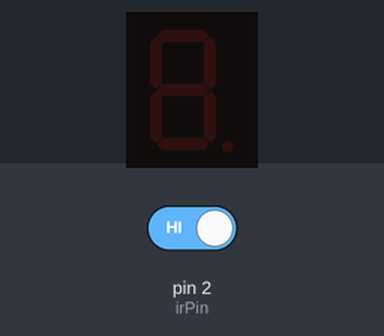
This sketch was run on a simulated Arduino Uno, built with avr-gcc and run on an emulated ATmega328P. Shown: 1-digit seven-segment display. Wiring (inferred from the names in the program): 1-digit 7-segment display, segments lit when HIGH: segments pin 7, pin 8, pin 9, pin 10, pin 11, pin 6, pin 12. The test bench sets the inputs (shaded band); at power-on: pin 2 (irPin) HIGH. The segment pins are drawn as the display they are named for.

Above: at 1.2 s.
1.3 s: pin 2 (irPin) driven LOW
At 3.1 s:
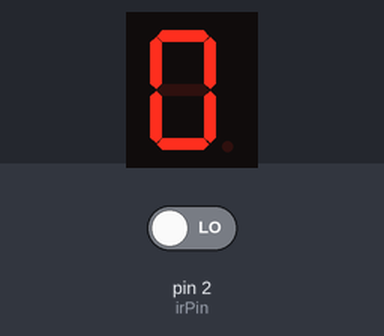
4.3 s: pin 2 (irPin) driven HIGH
5.8 s: pin 2 (irPin) driven LOW
At 14.0 s:
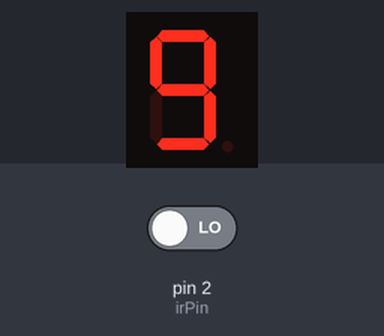
Timing chart, 0 to 15.5 s (numbered marks = the images above; inputs shaded):
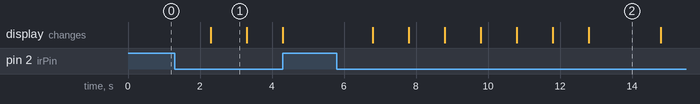

The sketch:

seven.ino
```cpp
int f=6;
int g=12;
int e=11;
int d=10  ;
int c=9;
int b=8;
int a=7;
int irPin=2;
int buttonState=0;
int p=0;
void setup() {
  // put your setup code here, to run once:
pinMode(g,OUTPUT);
pinMode(f,OUTPUT);
pinMode(e,OUTPUT);
pinMode(d,OUTPUT);
pinMode(c,OUTPUT);
pinMode(b,OUTPUT);
pinMode(a,OUTPUT);
pinMode(irPin,INPUT_PULLUP);
}

void loop() {
  // put your main code here, to run repeatedly:
buttonState=digitalRead(irPin);
if(buttonState==LOW)
{p++;
delay(1000);
  }
if(p==1)
{
digitalWrite(a,1);
digitalWrite(b,1);//0
digitalWrite(c,1);
digitalWrite(d,1);
digitalWrite(e,1);
digitalWrite(f,1);
digitalWrite(g,0);

}
if(p==2)
{
digitalWrite(a,0);//1
digitalWrite(b,1);
digitalWrite(c,1);
digitalWrite(d,0);
digitalWrite(e,0);
digitalWrite(f,0);
digitalWrite(g,0);

}
if(p==3)
{
digitalWrite(a,1);//2
digitalWrite(b,1);
digitalWrite(c,0);
digitalWrite(d,1);
digitalWrite(e,1);
digitalWrite(f,0);
digitalWrite(g,1);

}
if(p==4)
{
digitalWrite(a,1);
digitalWrite(b,1);//3
digitalWrite(c,1);
digitalWrite(d,1);
digitalWrite(e,0);
digitalWrite(f,0);
digitalWrite(g,1);

}
if(p==5)
{
digitalWrite(a,0);
digitalWrite(b,1);
digitalWrite(c,1);
digitalWrite(d,0);
digitalWrite(e,0);
digitalWrite(f,1);
digitalWrite(g,1);//4

}
if(p==6)
{
digitalWrite(a,1);
digitalWrite(b,0);//5
digitalWrite(c,1);
digitalWrite(d,1);
digitalWrite(e,0);
digitalWrite(f,1);
digitalWrite(g,1);

}
if(p==7)
{
digitalWrite(a,1);
digitalWrite(b,0);
digitalWrite(c,1);
digitalWrite(d,1);
digitalWrite(e,1);//6
digitalWrite(f,1);
digitalWrite(g,1);

}
if(p==8)
{
digitalWrite(a,1);
digitalWrite(b,1);
digitalWrite(c,1);
digitalWrite(d,0);
digitalWrite(e,0);
digitalWrite(f,0);//7
digitalWrite(g,0);

}
if(p==9)
{
digitalWrite(a,1);
digitalWrite(b,1);
digitalWrite(c,1);
digitalWrite(d,1);//8
digitalWrite(e,1);
digitalWrite(f,1);
digitalWrite(g,1);

}
if(p==10)
{
digitalWrite(a,1);
digitalWrite(b,1);
digitalWrite(c,1);
digitalWrite(d,1);//9
digitalWrite(e,0);
digitalWrite(f,1);
digitalWrite(g,1);

}
if(p==11)
{
  p=0;
  }


}
```

Measured:
- after the input at 1.3 s, the display: changes after 1.0 s (image 1)
- after the input at 5.8 s, the display: first changes after 1.0 s (image 2 shows a later state)
- what the display in image 1 shows lasts 1.0 s, from 2.3 s to 3.3 s
